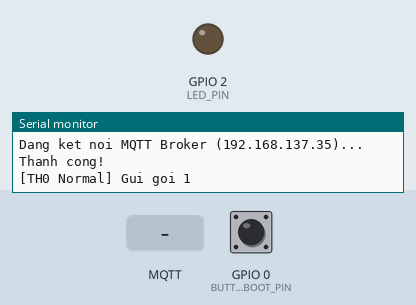
Recording of a sketch running on a simulated ESP32-S3. Shown: output pins drawn as LEDs (lit = HIGH), the last lines printed to the serial monitor. Dashed ring = blinking. The inputs (shaded band) are chosen by the test bench; at power-on: GPIO 0 (BUTTON_BOOT_PIN) HIGH. WiFi joins after 1.5 s; servers stay silent unless stated; random numbers use the default seed unless the sketch sets one; no MQTT or app messages arrive unless stated.

Above: at 2.7 s.
2.8 s: GPIO 0 (BUTTON_BOOT_PIN) pulled LOW for 0.15 s
5.8 s: MQTT message "TH0" arrives on the first subscribed topic
8.8 s: GPIO 0 (BUTTON_BOOT_PIN) pulled LOW for 1 s
At 9.0 s:
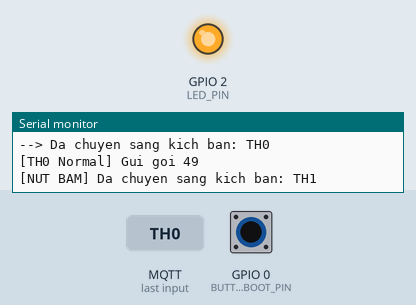
15.8 s: MQTT message "TH4" arrives on the first subscribed topic
17.3 s: MQTT message "TH1" arrives on the first subscribed topic
At 17.5 s:
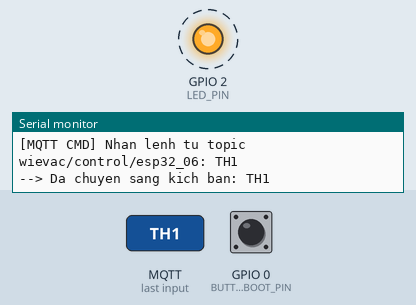
Timing chart, 0 to 21.3 s (numbered marks = the images above; inputs shaded):
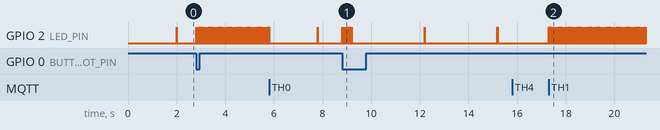

The sketch:

esp32_telemetry.ino
```cpp
/*
 * UNIVERSAL FIRMWARE DÀNH CHO 6 NODE ESP32-S3 (CÓ ĂNG TEN)
 * Đề tài: Hệ thống phát hiện bất thường trong lưu lượng truyền thông IoT
 *
 * CẤU HÌNH CHO NODE 1 (ESP32_01):
 * - Wi-Fi Hotspot: phuanh / 0123456789
 * - Raspberry Pi 5 IP: 192.168.137.35:1883
 */

#include <WiFi.h>
#include <PubSubClient.h>

// ====================================================================
// 1. CẤU HÌNH NODE & MẠNG
// ====================================================================
#define NODE_ID 6  // Thay đổi thành 1, 2, 3, 4, 5, 6 cho từng board

// Thông tin Wi-Fi Hotspot do máy tính phát ra
const char* ssid = "phuanh";
const char* password = "0123456789";

// Địa chỉ IP của Raspberry Pi 5 trong mạng Hotspot
const char* mqtt_server = "192.168.137.35";
const int mqtt_port = 1883;

// Chân nút nhấn BOOT trên ESP32-S3 (GPIO 0) và LED onboard
#define BUTTON_BOOT_PIN 0
#define LED_PIN 2

// ====================================================================
// 2. KHỞI TẠO BIẾN TOÀN CỤC
// ====================================================================
WiFiClient espClient;
PubSubClient client(espClient);

char device_id[20];
char telemetry_topic[50];
char control_topic[50];
char heartbeat_topic[50];

enum Scenario {
    TH0_NORMAL = 0,
    TH1_HIGH_RATE = 1,
    TH2_LARGE_PAYLOAD = 2,
    TH3_RECONNECT = 3,
    TH4_SILENCE = 4,
    TH5_BURST = 5,
    TH6_AUTH_FAIL = 6
};

Scenario current_scenario = TH0_NORMAL;
unsigned long last_publish_time = 0;
unsigned long last_button_press = 0;
unsigned long packet_seq = 0;
int burst_counter = 0;

// Chuỗi dummy padding tạo gói lớn cho TH2 (~1.5 KB)
const char* DUMMY_PADDING =
    "LoremIpsumDolorSitAmetConsecteturAdipiscingElitSedDoEiusmodTemporIncididuntUtLaboreEt"
    "DoloreMagnaAliquaUtEnimAdMinimVeniamQuisNostrudExercitationUllamcoLaborisNisiUtAliquip"
    "ExEaCommodoConsequatDuisAuteIrureDolorInReprehenderitInVoluptateVelitEsseCillumDolore"
    "EuFugiatNullaPariaturExcepteurSintOccaecatCupidatatNonProidentSuntInCulpaQuiOfficia"
    "DeseruntMollitAnimIdEstLaborum12345678901234567890123456789012345678901234567890"
    "LoremIpsumDolorSitAmetConsecteturAdipiscingElitSedDoEiusmodTemporIncididuntUtLaboreEt"
    "DoloreMagnaAliquaUtEnimAdMinimVeniamQuisNostrudExercitationUllamcoLaborisNisiUtAliquip"
    "ExEaCommodoConsequatDuisAuteIrureDolorInReprehenderitInVoluptateVelitEsseCillumDolore"
    "EuFugiatNullaPariaturExcepteurSintOccaecatCupidatatNonProidentSuntInCulpaQuiOfficia"
    "DeseruntMollitAnimIdEstLaborum12345678901234567890123456789012345678901234567890"
    "LoremIpsumDolorSitAmetConsecteturAdipiscingElitSedDoEiusmodTemporIncididuntUtLaboreEt"
    "DoloreMagnaAliquaUtEnimAdMinimVeniamQuisNostrudExercitationUllamcoLaborisNisiUtAliquip"
    "ExEaCommodoConsequatDuisAuteIrureDolorInReprehenderitInVoluptateVelitEsseCillumDolore"
    "EuFugiatNullaPariaturExcepteurSintOccaecatCupidatatNonProidentSuntInCulpaQuiOfficia"
    "DeseruntMollitAnimIdEstLaborum12345678901234567890123456789012345678901234567890";

// ====================================================================
// 3. HÀM XỬ LÝ LỆNH ĐIỀU KHIỂN TỪ XA QUA MQTT
// ====================================================================
void mqtt_callback(char* topic, byte* message, unsigned int length) {
    String msg;
    for (unsigned int i = 0; i < length; i++) {
        msg += (char)message[i];
    }
    Serial.printf("[MQTT CMD] Nhan lenh tu topic %s: %s\n", topic, msg.c_str());

    if (msg.indexOf("TH0") >= 0) current_scenario = TH0_NORMAL;
    else if (msg.indexOf("TH1") >= 0) current_scenario = TH1_HIGH_RATE;
    else if (msg.indexOf("TH2") >= 0) current_scenario = TH2_LARGE_PAYLOAD;
    else if (msg.indexOf("TH3") >= 0) current_scenario = TH3_RECONNECT;
    else if (msg.indexOf("TH4") >= 0) current_scenario = TH4_SILENCE;
    else if (msg.indexOf("TH5") >= 0) current_scenario = TH5_BURST;
    else if (msg.indexOf("TH6") >= 0) current_scenario = TH6_AUTH_FAIL;

    Serial.printf("--> Da chuyen sang kich ban: TH%d\n", (int)current_scenario);
}

// ====================================================================
// 4. KẾT NỐI WIFI VÀ MQTT
// ====================================================================
void setup_wifi() {
    delay(10);
    Serial.println();
    Serial.print("Dang ket noi toi Wi-Fi: ");
    Serial.println(ssid);

    WiFi.mode(WIFI_STA);
    WiFi.begin(ssid, password);

    int attempts = 0;
    while (WiFi.status() != WL_CONNECTED && attempts < 30) {
        delay(500);
        Serial.print(".");
        attempts++;
    }

    if (WiFi.status() == WL_CONNECTED) {
        Serial.println("\n[Wi-Fi] Da ket noi thanh cong!");
        Serial.print("IP Address: ");
        Serial.println(WiFi.localIP());
        Serial.print("MAC Address: ");
        Serial.println(WiFi.macAddress());
    } else {
        Serial.println("\n[Wi-Fi] Ket noi that bai, thu lai sau...");
    }
}

void reconnect_mqtt() {
    while (!client.connected()) {
        Serial.print("Dang ket noi MQTT Broker (");
        Serial.print(mqtt_server);
        Serial.print(")...");

        bool connected = false;
        if (current_scenario == TH6_AUTH_FAIL) {
            connected = client.connect(device_id, "wrong_user", "wrong_pass");
        } else {
            connected = client.connect(device_id);
        }

        if (connected) {
            Serial.println(" Thanh cong!");
            client.subscribe(control_topic);
            client.subscribe("wievac/control/all");
            client.publish(heartbeat_topic, "online");
        } else {
            Serial.print(" That bai, rc=");
            Serial.print(client.state());
            Serial.println(" Thu lai sau 3 giay...");
            delay(3000);
            if (current_scenario != TH6_AUTH_FAIL) break;
        }
    }
}

// ====================================================================
// 5. GỬI DỮ LIỆU TELEMETRY
// ====================================================================
void send_telemetry(bool large_payload) {
    packet_seq++;
    float temp = 25.0 + (random(0, 100) / 10.0);
    float humidity = 60.0 + (random(0, 150) / 10.0);
    unsigned long uptime = millis() / 1000;

    char payload[1800];
    if (large_payload) {
        snprintf(payload, sizeof(payload),
            "{\"id\":\"%s\",\"seq\":%lu,\"uptime\":%lu,\"temp\":%.2f,\"hum\":%.2f,\"scenario\":\"TH2_LARGE\",\"padding\":\"%s\"}",
            device_id, packet_seq, uptime, temp, humidity, DUMMY_PADDING);
    } else {
        snprintf(payload, sizeof(payload),
            "{\"id\":\"%s\",\"seq\":%lu,\"uptime\":%lu,\"temp\":%.2f,\"hum\":%.2f,\"scenario\":\"TH%d\"}",
            device_id, packet_seq, uptime, temp, humidity, (int)current_scenario);
    }

    client.publish(telemetry_topic, payload);
    digitalWrite(LED_PIN, HIGH);
    delay(10);
    digitalWrite(LED_PIN, LOW);
}

// ====================================================================
// 6. SETUP VÀ LOOP CHÍNH
// ====================================================================
void setup() {
    Serial.begin(115200);
    pinMode(BUTTON_BOOT_PIN, INPUT_PULLUP);
    pinMode(LED_PIN, OUTPUT);
    digitalWrite(LED_PIN, LOW);

    snprintf(device_id, sizeof(device_id), "esp32_%02d", NODE_ID);
    snprintf(telemetry_topic, sizeof(telemetry_topic), "wievac/%s/telemetry", device_id);
    snprintf(control_topic, sizeof(control_topic), "wievac/control/%s", device_id);
    snprintf(heartbeat_topic, sizeof(heartbeat_topic), "wievac/%s/heartbeat", device_id);

    current_scenario = TH0_NORMAL; // Mặc định chạy bình thường

    Serial.println("\n==============================================");
    Serial.printf(" KHOI DONG THIET BI: %s (NODE %d)\n", device_id, NODE_ID);
    Serial.printf(" Kich ban mac dinh ban dau: TH%d\n", (int)current_scenario);
    Serial.println(" Bam nut BOOT de chuyen kich ban thu nghiem.");
    Serial.println("==============================================");

    setup_wifi();
    client.setServer(mqtt_server, mqtt_port);
    client.setCallback(mqtt_callback);
    client.setBufferSize(2048);
}

void loop() {
    if (WiFi.status() != WL_CONNECTED) {
        setup_wifi();
    }

    if (!client.connected()) {
        reconnect_mqtt();
    }
    client.loop();

    // Kiểm tra nút nhấn BOOT đổi kịch bản
    if (digitalRead(BUTTON_BOOT_PIN) == LOW) {
        if (millis() - last_button_press > 400) {
            last_button_press = millis();
            int next_sc = ((int)current_scenario + 1) % 7;
            current_scenario = (Scenario)next_sc;
            Serial.printf("\n[NUT BAM] Da chuyen sang kich ban: TH%d\n", (int)current_scenario);
        }
    }

    unsigned long now = millis();

    switch (current_scenario) {
        case TH0_NORMAL:
            if (now - last_publish_time >= 2000) {
                last_publish_time = now;
                send_telemetry(false);
                Serial.printf("[TH0 Normal] Gui goi %lu\n", packet_seq);
            }
            break;

        case TH1_HIGH_RATE:
            if (now - last_publish_time >= 65) {
                last_publish_time = now;
                send_telemetry(false);
            }
            break;

        case TH2_LARGE_PAYLOAD:
            if (now - last_publish_time >= 2000) {
                last_publish_time = now;
                send_telemetry(true);
                Serial.printf("[TH2 Large] Gui goi lon %lu (~1.5 KB)\n", packet_seq);
            }
            break;

        case TH3_RECONNECT:
            if (now - last_publish_time >= 3000) {
                last_publish_time = now;
                send_telemetry(false);
                Serial.println("[TH3 Reconnect] Co y ngat ket noi MQTT...");
                client.disconnect();
            }
            break;

        case TH4_SILENCE:
            break;

        case TH5_BURST:
            if (burst_counter < 20) {
                if (now - last_publish_time >= 50) {
                    last_publish_time = now;
                    send_telemetry(false);
                    burst_counter++;
                }
            } else {
                if (now - last_publish_time >= 5000) {
                    burst_counter = 0;
                }
            }
            break;

        case TH6_AUTH_FAIL:
            if (client.connected()) {
                client.disconnect();
            }
            delay(2000);
            reconnect_mqtt();
            break;
    }
}
```

Measured:
- after the input at 17.3 s, GPIO 2 (LED_PIN): alternates HIGH for 0.01 s and LOW for 0.05 s, starting at once
- by itself, GPIO 2 (LED_PIN): repeats every 3.0 s: HIGH 0.01 s, LOW 3.0 s
